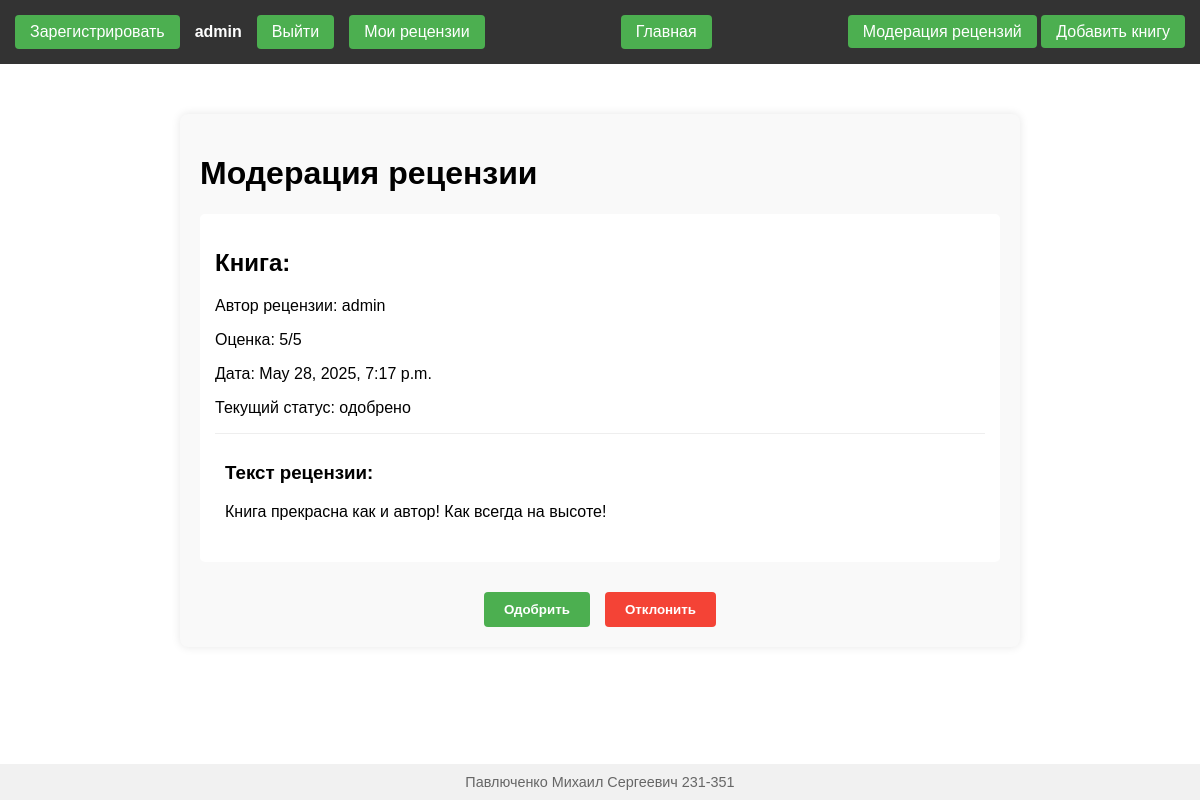
Screenshot of /reviews/detail/3 (signed in) with the database file from the repository.
### main/models.py (models this page shows, shortened)
class Review(models.Model):
    book = models.ForeignKey("Book", on_delete=models.CASCADE, related_name="reviews")
    user = models.ForeignKey(User, on_delete=models.CASCADE)
    rate = models.IntegerField()
    text = models.TextField()
    status = models.PositiveIntegerField(choices=STATUS_CHOICES, validators=[MinValueValidator(1),MaxValueValidator(3)], default=1)
    date = models.DateTimeField(auto_now=True)
    def get_status_display(self):
        return STATUSES[self.status-1]

### review_management/views.py (the view, shortened to what this page needs)
# urls.py: path('detail/<int:pk>', ReviewModerationView.as_view(), name="mod_reviews_detail")
class ReviewModerationView(View):
    template_name = 'review_management/moder_reviews_detail.html'
    def get(self, request, pk):
        review = get_object_or_404(Review, id=pk)
        context = {
            'review': review,
            'statuses': STATUSES,
        }
        return render(request, self.template_name, context)

### templates/review_management/moder_reviews_detail.html (shortened to what this page needs)
{% extends 'base.html' %}
{% load static %}
{% block header_loading %}
<link rel="stylesheet" href="{% static 'css/review_management/detail.css' %}">
{% endblock %}
{% block content %}
<div class="review-moderation-container">
    <h1>Модерация рецензии</h1>
    <div class="review-details">
        <h2>Книга: {{ review.book.title }}</h2>
        <p>Автор рецензии: {{ review.user.username }}</p>
        <p>Оценка: {{ review.rate }}/5</p>
        <p>Дата: {{ review.date }}</p>
        <p>Текущий статус: {{ review.get_status_display }}</p>
        <div class="review-text">
            <h3>Текст рецензии:</h3>
            <p>{{ review.text }}</p>
        </div>
    </div>
    <form method="post" class="moderation-actions">
        <button type="submit" name="action" value="approve" class="btn-approve">Одобрить</button>
        <button type="submit" name="action" value="reject" class="btn-reject">Отклонить</button>
    </form>
</div>
{% endblock %}

### templates/base.html (shortened to what this page needs)
{% load static %}
<!DOCTYPE html>
<html lang="ru">
<head>
    <link rel="stylesheet" href="{% static 'css/base.css' %}">
    {% block header_loading %}{% endblock %}
</head>
<body>
    <nav class="navbar">
        <div class="user-auth">
            {% if request.user.is_authenticated %}
            {% if request.user.is_superuser %}
            <a href="{% url 'create_user' %}" class="login-btn">Зарегистрировать</a>
            {% endif %}
            <span class="user-name">{{ request.user.username }}</span>
            <a href="{% url 'logout' %}" class="login-btn">Выйти</a>
            <a href="{% url 'user_reviews' %}" class="nav">Мои рецензии</a>
            {% else %}
            <a href="{% url 'signin' %}" class="login-btn">Войти</a>
            {% endif %}
        </div>
        <a href="{% url 'mainpage' %}" class="nav">Главная</a>
        <div>
            {% if request.user.is_staff %}
                <a href="{% url 'mod_reviews' %}" class="nav">Модерация рецензий</a>
            {% endif %}
            {% if request.user.is_superuser %}
            <a href="{% url 'create_book' %}" class="nav">Добавить книгу</a>
            {% endif %}
        </div>
    </nav>
    <main class="content">
        {% block content %}{% endblock %}
    </main>
    <footer class="footer">
        <div class="author-info">
            Павлюченко Михаил Сергеевич 231-351
        </div>
    </footer>
</body>
</html>

### static/css/base.css (style rules this page uses)
body { font-family: Arial, sans-serif; margin: 0; padding: 0; display: flex; flex-direction: column; min-height: 100vh; }
a { text-decoration: none; }
.navbar { background-color: #333; color: white; padding: 15px; display: flex; justify-content: space-between; align-items: center; }
.user-auth { display: flex; align-items: center; gap: 15px; }
.user-name { font-weight: bold; }
.login-btn, .logout-btn, .nav { background-color: #4CAF50; color: white; border: none; padding: 8px 15px; text-decoration: none; border-radius: 4px; cursor: pointer; transition: background-color 0.3s; }
.content { flex: 1; padding: 20px; }
.footer { background-color: #f1f1f1; padding: 10px; text-align: center; margin-top: auto; }
.author-info { font-size: 0.9em; color: #666; }

### static/css/review_management/detail.css (style rules this page uses)
.review-moderation-container { max-width: 800px; margin: 30px auto; padding: 20px; background-color: #f9f9f9; border-radius: 8px; box-shadow: 0 0 10px rgba(0,0,0,0.1); }
.review-details { margin-bottom: 30px; padding: 15px; background-color: white; border-radius: 5px; }
.review-text { margin-top: 15px; padding: 10px; border-top: 1px solid #eee; }
.moderation-actions { display: flex; gap: 15px; justify-content: center; }
.btn-approve, .btn-reject { padding: 10px 20px; border: none; border-radius: 4px; cursor: pointer; font-weight: bold; transition: all 0.3s; }
.btn-approve { background-color: #4CAF50; color: white; }
.btn-reject { background-color: #f44336; color: white; }

### rows the page displays
Review: user.username "admin", rate "5", date "May 28, 2025, 7:17 p.m.", status "одобрено", text "Книга прекрасна как и автор! Как всегда на высоте!"

### other values shown
{{ request.user.username }} "admin"
